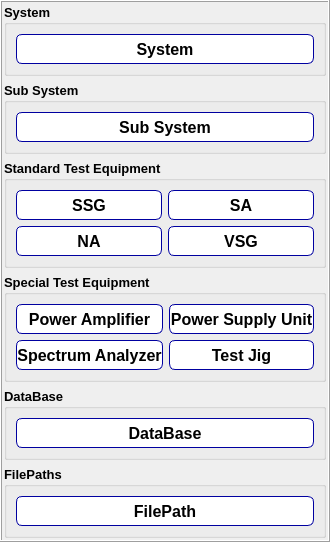
         <widget class="QFrame" name="frame">
          <property name="frameShape">
           <enum>QFrame::Box</enum>
          </property>
          <property name="frameShadow">
           <enum>QFrame::Raised</enum>
          </property>
          <layout class="QVBoxLayout" name="verticalLayout_2">
           <property name="leftMargin">
            <number>2</number>
           </property>
           <property name="topMargin">
            <number>2</number>
           </property>
           <property name="rightMargin">
            <number>2</number>
           </property>
           <property name="bottomMargin">
            <number>2</number>
           </property>
           <item>
            <widget class="QGroupBox" name="groupBox_4">
             <property name="font">
              <font>
               <family>Arial</family>
               <pointsize>10</pointsize>
               <weight>75</weight>
               <bold>true</bold>
              </font>
             </property>
             <property name="title">
              <string>System</string>
             </property>
             <layout class="QGridLayout" name="gridLayout">
              <item row="0" column="0">
               <widget class="QPushButton" name="pushButton">
                <property name="minimumSize">
                 <size>
                  <width>0</width>
                  <height>30</height>
                 </size>
                </property>
                <property name="font">
                 <font>
                  <family>Arial</family>
                  <pointsize>12</pointsize>
                 </font>
                </property>
                <property name="styleSheet">
                 <string notr="true">QPushButton
					{
                       border: 1px solid rgb(0,0,160);	
					 border-radius : 6px;
	background-color: rgb(255, 255, 255);
						
					}
 					 QPushButton:hover{
			
                 	background-color:  rgb(246, 255, 187);
	                                  
}

QPushButton:pressed{
  background-color :rgb(246, 255, 187);
}
</string>
                </property>
                <property name="text">
                 <string>System</string>
                </property>
               </widget>
              </item>
             </layout>
            </widget>
           </item>
           <item>
            <widget class="QGroupBox" name="groupBox_5">
             <property name="font">
              <font>
               <family>Arial</family>
               <pointsize>10</pointsize>
               <weight>75</weight>
               <bold>true</bold>
              </font>
             </property>
             <property name="title">
              <string>Sub System</string>
             </property>
             <layout class="QGridLayout" name="gridLayout_2">
              <item row="0" column="0">
               <widget class="QPushButton" name="pushButton_6">
                <property name="minimumSize">
                 <size>
                  <width>0</width>
                  <height>30</height>
                 </size>
                </property>
                <property name="font">
                 <font>
                  <family>Arial</family>
                  <pointsize>12</pointsize>
                 </font>
                </property>
                <property name="styleSheet">
                 <string notr="true">QPushButton
					{
                       border: 1px solid rgb(0,0,160);	
					 border-radius : 6px;
	background-color: rgb(255, 255, 255);
						
					}
 					 QPushButton:hover{
			
                 	background-color:  rgb(246, 255, 187);
	                                  
}

QPushButton:pressed{
  background-color :rgb(246, 255, 187);
}
</string>
                </property>
                <property name="text">
                 <string>Sub System</string>
                </property>
               </widget>
              </item>
             </layout>
            </widget>
           </item>
           <item>
            <widget class="QGroupBox" name="groupBox_6">
             <property name="font">
              <font>
               <family>Arial</family>
               <pointsize>10</pointsize>
               <weight>75</weight>
               <bold>true</bold>
              </font>
             </property>
             <property name="title">
              <string>Standard Test Equipment</string>
             </property>
             <layout class="QGridLayout" name="gridLayout_3">
              <item row="0" column="0">
               <widget class="QPushButton" name="pushButton_9">
                <property name="minimumSize">
                 <size>
                  <width>0</width>
                  <height>30</height>
                 </size>
                </property>
                <property name="font">
                 <font>
                  <family>Arial</family>
                  <pointsize>12</pointsize>
                 </font>
                </property>
                <property name="styleSheet">
                 <string notr="true">QPushButton
					{
                       border: 1px solid rgb(0,0,160);	
					 border-radius : 6px;
	background-color: rgb(255, 255, 255);
						
					}
 					 QPushButton:hover{
			
                 	background-color:  rgb(246, 255, 187);
	                                  
}

QPushButton:pressed{
  background-color :rgb(246, 255, 187);
}
</string>
                </property>
                <property name="text">
                 <string>SSG</string>
                </property>
               </widget>
              </item>
              <item row="0" column="1">
               <widget class="QPushButton" name="pushButton_10">
                <property name="minimumSize">
                 <size>
                  <width>0</width>
                  <height>30</height>
                 </size>
                </property>
                <property name="font">
                 <font>
                  <family>Arial</family>
                  <pointsize>12</pointsize>
                 </font>
                </property>
                <property name="styleSheet">
                 <string notr="true">QPushButton
					{
                       border: 1px solid rgb(0,0,160);	
					 border-radius : 6px;
	background-color: rgb(255, 255, 255);
						
					}
 					 QPushButton:hover{
			
                 	background-color:  rgb(246, 255, 187);
	                                  
}

QPushButton:pressed{
  background-color :rgb(246, 255, 187);
}
</string>
                </property>
                <property name="text">
                 <string>SA</string>
                </property>
               </widget>
              </item>
              <item row="1" column="0">
               <widget class="QPushButton" name="pushButton_11">
                <property name="minimumSize">
                 <size>
                  <width>0</width>
                  <height>30</height>
                 </size>
                </property>
                <property name="font">
                 <font>
                  <family>Arial</family>
                  <pointsize>12</pointsize>
                 </font>
                </property>
                <property name="styleSheet">
                 <string notr="true">QPushButton
					{
                       border: 1px solid rgb(0,0,160);	
					 border-radius : 6px;
	background-color: rgb(255, 255, 255);
						
					}
 					 QPushButton:hover{
			
                 	background-color:  rgb(246, 255, 187);
	                                  
}

QPushButton:pressed{
  background-color :rgb(246, 255, 187);
}
</string>
                </property>
                <property name="text">
                 <string>NA</string>
                </property>
               </widget>
              </item>
              <item row="1" column="1">
               <widget class="QPushButton" name="pushButton_12">
                <property name="minimumSize">
                 <size>
                  <width>0</width>
                  <height>30</height>
                 </size>
                </property>
                <property name="font">
                 <font>
                  <family>Arial</family>
                  <pointsize>12</pointsize>
                 </font>
                </property>
                <property name="styleSheet">
                 <string notr="true">QPushButton
					{
                       border: 1px solid rgb(0,0,160);	
					 border-radius : 6px;
	background-color: rgb(255, 255, 255);
						
					}
 					 QPushButton:hover{
			
                 	background-color:  rgb(246, 255, 187);
	                                  
}

QPushButton:pressed{
  background-color :rgb(246, 255, 187);
}
</string>
                </property>
                <property name="text">
                 <string>VSG</string>
                </property>
               </widget>
              </item>
             </layout>
            </widget>
           </item>
           <item>
            <widget class="QGroupBox" name="groupBox_7">
             <property name="font">
              <font>
               <family>Arial</family>
               <pointsize>10</pointsize>
               <weight>75</weight>
               <bold>true</bold>
              </font>
             </property>
             <property name="title">
              <string>Special Test Equipment</string>
             </property>
             <layout class="QGridLayout" name="gridLayout_4">
              <item row="0" column="0">
               <widget class="QPushButton" name="pushButton_13">
                <property name="minimumSize">
                 <size>
                  <width>0</width>
                  <height>30</height>
                 </size>
                </property>
                <property name="font">
                 <font>
                  <family>Arial</family>
                  <pointsize>12</pointsize>
                 </font>
                </property>
                <property name="styleSheet">
                 <string notr="true">QPushButton
					{
                       border: 1px solid rgb(0,0,160);	
					 border-radius : 6px;
	background-color: rgb(255, 255, 255);
						
					}
 					 QPushButton:hover{
			
                 	background-color:  rgb(246, 255, 187);
	                                  
}

QPushButton:pressed{
  background-color :rgb(246, 255, 187);
}
</string>
                </property>
                <property name="text">
                 <string>Power Amplifier</string>
                </property>
               </widget>
              </item>
              <item row="0" column="1">
               <widget class="QPushButton" name="pushButton_14">
                <property name="minimumSize">
                 <size>
                  <width>0</width>
                  <height>30</height>
                 </size>
                </property>
                <property name="font">
                 <font>
                  <family>Arial</family>
                  <pointsize>12</pointsize>
                 </font>
                </property>
                <property name="styleSheet">
                 <string notr="true">QPushButton
					{
                       border: 1px solid rgb(0,0,160);	
					 border-radius : 6px;
	background-color: rgb(255, 255, 255);
						
					}
 					 QPushButton:hover{
			
                 	background-color:  rgb(246, 255, 187);
	                                  
}

QPushButton:pressed{
  background-color :rgb(246, 255, 187);
}
</string>
                </property>
                <property name="text">
                 <string>Power Supply Unit</string>
                </property>
               </widget>
              </item>
              <item row="1" column="0">
               <widget class="QPushButton" name="pushButton_15">
                <property name="minimumSize">
                 <size>
                  <width>0</width>
                  <height>30</height>
                 </size>
                </property>
                <property name="font">
                 <font>
                  <family>Arial</family>
                  <pointsize>12</pointsize>
                 </font>
                </property>
                <property name="styleSheet">
                 <string notr="true">QPushButton
					{
                       border: 1px solid rgb(0,0,160);	
					 border-radius : 6px;
	background-color: rgb(255, 255, 255);
						
					}
 					 QPushButton:hover{
			
                 	background-color:  rgb(246, 255, 187);
	                                  
}

QPushButton:pressed{
  background-color :rgb(246, 255, 187);
}
</string>
                </property>
                <property name="text">
                 <string>Spectrum Analyzer</string>
                </property>
               </widget>
              </item>
              <item row="1" column="1">
               <widget class="QPushButton" name="pushButton_16">
                <property name="minimumSize">
                 <size>
                  <width>0</width>
                  <height>30</height>
                 </size>
                </property>
                <property name="font">
                 <font>
                  <family>Arial</family>
                  <pointsize>12</pointsize>
                 </font>
                </property>
                <property name="styleSheet">
                 <string notr="true">QPushButton
					{
                       border: 1px solid rgb(0,0,160);	
					 border-radius : 6px;
	background-color: rgb(255, 255, 255);
						
					}
 					 QPushButton:hover{
			
                 	background-color:  rgb(246, 255, 187);
	                                  
}

QPushButton:pressed{
  background-color :rgb(246, 255, 187);
}
</string>
                </property>
                <property name="text">
                 <string>Test Jig</string>
                </property>
               </widget>
              </item>
             </layout>
            </widget>
           </item>
           <item>
            <widget class="QGroupBox" name="groupBox_8">
             <property name="font">
              <font>
               <family>Arial</family>
               <pointsize>10</pointsize>
               <weight>75</weight>
               <bold>true</bold>
              </font>
             </property>
             <property name="title">
              <string>DataBase</string>
             </property>
             <layout class="QGridLayout" name="gridLayout_5">
              <item row="0" column="0">
               <widget class="QPushButton" name="pushButton_23">
                <property name="minimumSize">
                 <size>
                  <width>0</width>
                  <height>30</height>
                 </size>
                </property>
                <property name="font">
                 <font>
                  <family>Arial</family>
                  <pointsize>12</pointsize>
                 </font>
                </property>
                <property name="styleSheet">
                 <string notr="true">QPushButton
					{
                       border: 1px solid rgb(0,0,160);	
					 border-radius : 6px;
	background-color: rgb(255, 255, 255);
						
					}
 					 QPushButton:hover{
			
                 	background-color:  rgb(246, 255, 187);
	                                  
}

QPushButton:pressed{
  background-color :rgb(246, 255, 187);
}
</string>
                </property>
                <property name="text">
                 <string>DataBase</string>
                </property>
               </widget>
              </item>
             </layout>
            </widget>
           </item>
           <item>
            <widget class="QGroupBox" name="groupBox_9">
             <property name="font">
              <font>
               <family>Arial</family>
               <pointsize>10</pointsize>
               <weight>75</weight>
               <bold>true</bold>
              </font>
             </property>
             <property name="title">
              <string>FilePaths</string>
             </property>
             <layout class="QGridLayout" name="gridLayout_6">
              <item row="0" column="0">
               <widget class="QPushButton" name="pushButton_24">
                <property name="minimumSize">
                 <size>
                  <width>0</width>
                  <height>30</height>
                 </size>
                </property>
                <property name="font">
                 <font>
                  <family>Arial</family>
                  <pointsize>12</pointsize>
                 </font>
                </property>
                <property name="styleSheet">
                 <string notr="true">QPushButton
					{
                       border: 1px solid rgb(0,0,160);	
					 border-radius : 6px;
	background-color: rgb(255, 255, 255);
						
					}
 					 QPushButton:hover{
			
                 	background-color:  rgb(246, 255, 187);
	                                  
}

QPushButton:pressed{
  background-color :rgb(246, 255, 187);
}
</string>
                </property>
                <property name="text">
                 <string>FilePath</string>
                </property>
               </widget>
              </item>
             </layout>
            </widget>
           </item>
          </layout>
         </widget>
